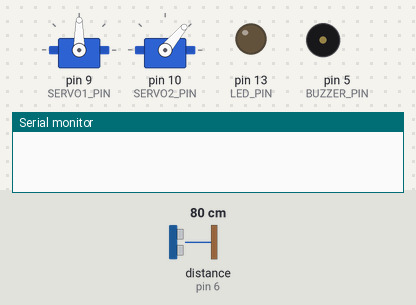
The sketch below on a simulated Arduino Uno, built with avr-gcc and run on an emulated ATmega328P. Shown: 2 × servo, output pins drawn as LEDs (lit = HIGH), buzzer (waves = sounding, pin HIGH), the last lines printed to the serial monitor. Wiring (inferred from the names in the program): ultrasonic range finder: trigger pin 7; echo pin 6. Dashed ring = blinking. The test bench sets the inputs (shaded band); at power-on: distance to the obstacle (sensor on pin 6) 80 cm. The echo pulse lasts 58.3 µs per cm; pins used as bus, display or sensor lines are not drawn.

Above: at 0.1 s.
1.8 s: distance to the obstacle (sensor on pin 6) set to 4 cm
At 2.33 s:
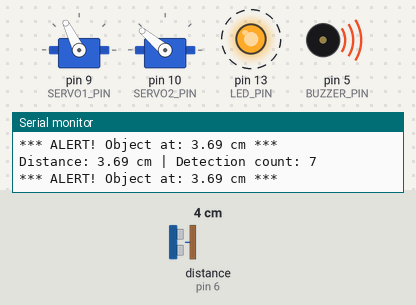
4.8 s: distance to the obstacle (sensor on pin 6) set to 2 cm
At 5.3 s:
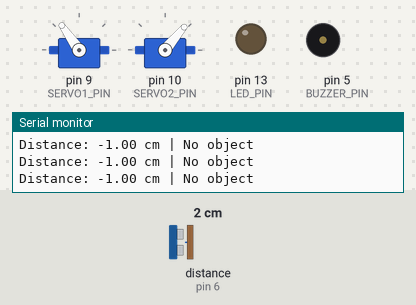
7.8 s: distance to the obstacle (sensor on pin 6) set to 9 cm
At 8.01 s:
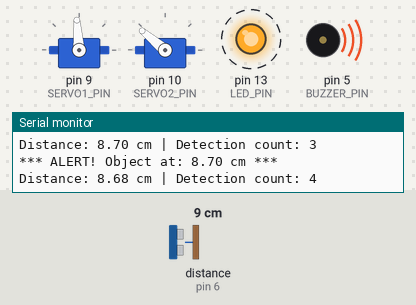
10.8 s: distance to the obstacle (sensor on pin 6) set to 28 cm
13.8 s: distance to the obstacle (sensor on pin 6) set to 33 cm
At 14.4 s:
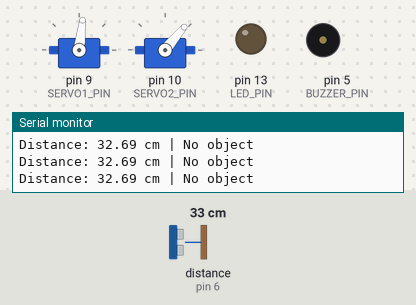
16.8 s: distance to the obstacle (sensor on pin 6) set to 18 cm
At 17.31 s:
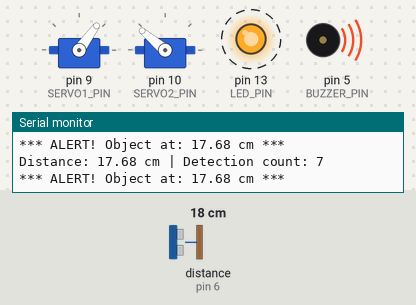
Timing chart, 0 to 20.8 s (numbered marks = the images above; inputs shaded):
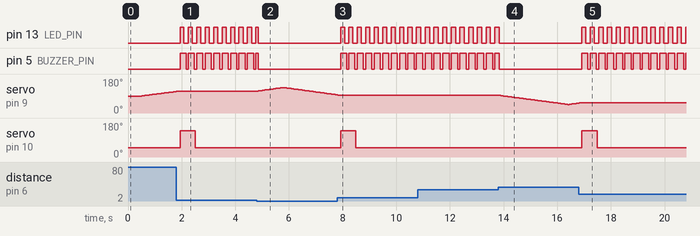

Measured:
- the behaviour switches between 3 and 2 cm on distance to the obstacle (sensor on pin 6) (found by bisection; images 1 and 2)
- the behaviour switches between 30 and 31 cm on distance to the obstacle (sensor on pin 6) (found by bisection; images 3 and 4)
- after the input at 1.8 s, pin 13 (LED_PIN): alternates HIGH for 0.16 s and LOW for 0.16 s, starting after 0.15 s; pin 5 (BUZZER_PIN): alternates HIGH for 0.24 s and LOW for 0.08 s, starting after 0.15 s; servo on pin 9 (SERVO1_PIN): goes on until 1.9 s, then stays 116°; servo on pin 10 (SERVO2_PIN): 50° → 140° after 0.15 s, → 50° 0.56 s later
- after the input at 4.8 s, servo on pin 9 (SERVO1_PIN): rises from 116° to 135° in 0.92 s, then falls to 96° in 2.0 s
- after the input at 7.8 s, pin 13 (LED_PIN): alternates HIGH for 0.16 s and LOW for 0.16 s, starting after 0.13 s; pin 5 (BUZZER_PIN): alternates HIGH for 0.24 s and LOW for 0.08 s, starting after 0.13 s; servo on pin 9 (SERVO1_PIN): goes on until 7.9 s, then stays 94°; servo on pin 10 (SERVO2_PIN): 50° → 140° after 0.13 s, → 50° 0.56 s later
- after the input at 13.8 s, pin 13 (LED_PIN): goes on until 13.8 s, then stays LOW
- after the input at 16.8 s, pin 13 (LED_PIN): alternates HIGH for 0.16 s and LOW for 0.16 s, starting after 0.12 s; pin 5 (BUZZER_PIN): alternates HIGH for 0.24 s and LOW for 0.08 s, starting after 0.12 s; servo on pin 9 (SERVO1_PIN): goes on until 16.9 s, then stays 54°; servo on pin 10 (SERVO2_PIN): 50° → 140° after 0.12 s, → 50° 0.57 s later

The sketch:

Arduino_Air_Defense.ino
```cpp
#include <Arduino.h>
#include <Servo.h>

Servo myServo;
Servo myServo2;

// Pin definitions
const int SERVO1_PIN  = 9;
const int SERVO2_PIN  = 10;
const int TRIG_PIN   = 7;
const int ECHO_PIN   = 6;
const int LED_PIN    = 13;
const int BUZZER_PIN = 5;

// Servo settings
const int CENTER_POS  = 90;
const int SWEEP_ANGLE = 45;
const int SWEEP_STEP  = 1;
const int SWEEP_DELAY = 15;

// Servo2 settings (trigger mechanism)
const int SERVO2_REST_POS = 50;
const int SERVO2_TRIGGER_POS = 140;  // 90 degrees clockwise (reversed direction)
const int SERVO2_TRIGGER_DURATION = 500; // Half second in milliseconds

// Distance threshold
const float ALERT_DISTANCE = 30.0;
const float MIN_VALID_DISTANCE = 2.0;  // Ignore readings below 2cm (likely noise)

// LED flash timing (4 flashes per second = 125ms on, 125ms off)
const int LED_INTERVAL = 125;

// Buzzer beep timing
const int BEEP_DUR = 200;
const int BEEP_GAP = 50;

// Debounce settings for distance readings
const int DETECTION_THRESHOLD = 3;  // Need 3 consecutive detections to trigger
int detectionCount = 0;

int currentPos = CENTER_POS;
int sweepDirection = 1;

unsigned long previousLedMillis  = 0;
unsigned long previousBeepMillis = 0;
bool ledState  = false;
bool beepState = false;

// Servo2 trigger state
bool servo2Triggered = false;
unsigned long servo2TriggerStartTime = 0;
bool servo2HasFired = false;  // Tracks if servo2 already fired this detection cycle

// Servo sweep uses a simple blocking delay since
// it only runs when no object is detected
unsigned long lastServoStep = 0;

void setup() {
  Serial.begin(9600);
  myServo.attach(SERVO1_PIN);
  myServo.write(CENTER_POS);
  myServo2.attach(SERVO2_PIN);
  myServo2.write(SERVO2_REST_POS);
  delay(500);

  pinMode(TRIG_PIN,   OUTPUT);
  pinMode(ECHO_PIN,   INPUT);
  pinMode(LED_PIN,    OUTPUT);
  pinMode(BUZZER_PIN, OUTPUT);

  Serial.println("System ready.");
}

float readDistance() {
  digitalWrite(TRIG_PIN, LOW);
  delayMicroseconds(2);
  digitalWrite(TRIG_PIN, HIGH);
  delayMicroseconds(10);
  digitalWrite(TRIG_PIN, LOW);

  long duration = pulseIn(ECHO_PIN, HIGH, 30000);

  if (duration == 0) return -1;

  float distance = (duration * 0.0343) / 2.0;

  // Filter out obviously invalid readings
  if (distance < MIN_VALID_DISTANCE || distance > 400) {
    return -1;  // Invalid reading
  }

  return distance;
}

void flashLed() {
  unsigned long currentMillis = millis();
  if (currentMillis - previousLedMillis >= LED_INTERVAL) {
    previousLedMillis = currentMillis;
    ledState = !ledState;
    digitalWrite(LED_PIN, ledState);
  }
}

void stopLed() {
  ledState = false;
  digitalWrite(LED_PIN, LOW);
}

void playBeep() {
  unsigned long currentMillis = millis();
  unsigned long elapsed = currentMillis - previousBeepMillis;
  if (beepState) {
    if (elapsed >= BEEP_DUR) {
      beepState = false;
      digitalWrite(BUZZER_PIN, LOW);
      previousBeepMillis = currentMillis;
    }
  } else {
    if (elapsed >= BEEP_GAP) {
      beepState = true;
      digitalWrite(BUZZER_PIN, HIGH);
      previousBeepMillis = currentMillis;
    }
  }
}

void stopBeep() {
  beepState = false;
  digitalWrite(BUZZER_PIN, LOW);
  previousBeepMillis = millis();
}

void triggerServo2() {
  // Only trigger if it hasn't already fired in this detection cycle
  if (!servo2Triggered && !servo2HasFired) {
    // Start the trigger - move to trigger position
    servo2Triggered = true;
    servo2HasFired = true;  // Mark that it has fired
    servo2TriggerStartTime = millis();
    myServo2.write(SERVO2_TRIGGER_POS);
  }
}

void updateServo2() {
  if (servo2Triggered) {
    unsigned long elapsed = millis() - servo2TriggerStartTime;
    if (elapsed >= SERVO2_TRIGGER_DURATION) {
      // Return to rest position
      servo2Triggered = false;
      myServo2.write(SERVO2_REST_POS);
    }
  }
}

void resetServo2() {
  servo2Triggered = false;
  servo2HasFired = false;  // Reset for next detection cycle
  myServo2.write(SERVO2_REST_POS);
}

void loop() {
  float distance = readDistance();

  Serial.print("Distance: ");
  Serial.print(distance);
  Serial.print(" cm");

  // Debounce detection - need multiple consecutive valid readings
  if (distance > 0 && distance <= ALERT_DISTANCE) {
    detectionCount++;
    Serial.print(" | Detection count: ");
    Serial.println(detectionCount);
  } else {
    detectionCount = 0;
    Serial.println(" | No object");
  }

  // Only trigger alert if we have enough consecutive detections
  if (detectionCount >= DETECTION_THRESHOLD) {
    // Object detected — halt servo, flash LED, beep, trigger servo2
    myServo.write(currentPos); // Keep writing current position to hold it firm
    flashLed();
    playBeep();
    triggerServo2();

    Serial.print("*** ALERT! Object at: ");
    Serial.print(distance);
    Serial.println(" cm ***");
  } else {
    // No object — stop LED, stop beep, sweep servo, reset servo2
    stopLed();
    stopBeep();
    resetServo2();

    unsigned long now = millis();
    if (now - lastServoStep >= SWEEP_DELAY) {
      lastServoStep = now;

      currentPos += sweepDirection * SWEEP_STEP;

      if (currentPos >= CENTER_POS + SWEEP_ANGLE) {
        currentPos = CENTER_POS + SWEEP_ANGLE;
        sweepDirection = -1;
      } else if (currentPos <= CENTER_POS - SWEEP_ANGLE) {
        currentPos = CENTER_POS - SWEEP_ANGLE;
        sweepDirection = 1;
      }

      myServo.write(currentPos);
    }
  }

  // Always update servo2 state
  updateServo2();

  // Small delay to stabilize sensor readings
  delay(50);
}
```
